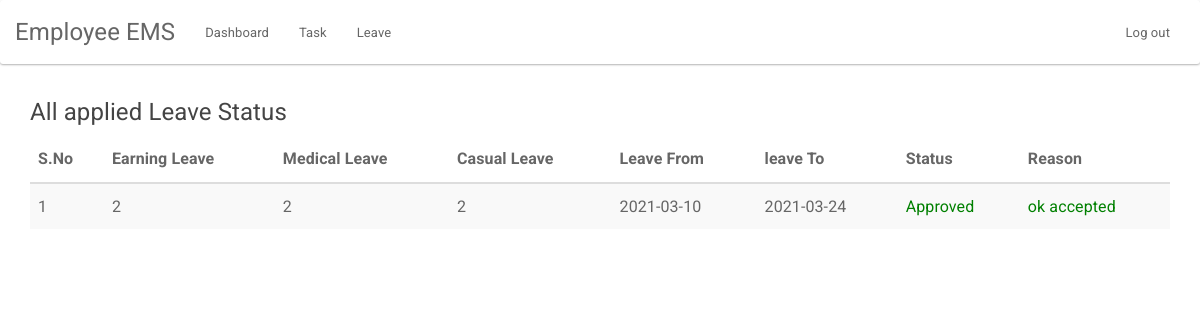
/employee/applied-leave.php (signed in), run on the app's committed database.
### tables this page shows
CREATE TABLE `applied_leave` (
  `id` int(255) NOT NULL,
  `l_from` varchar(1000) NOT NULL,
  `l_to` varchar(1000) NOT NULL,
  `e_leave` int(255) NOT NULL,
  `m_leave` int(255) NOT NULL,
  `c_leave` int(255) NOT NULL,
  `apply_by` int(11) NOT NULL,
  `status` varchar(1000) NOT NULL,
  `comment` text NOT NULL,
  `applied_date` timestamp NOT NULL DEFAULT current_timestamp()
);

### employee/applied-leave.php (the view, shortened to what this page needs)
<?php include "../auth/auth.php";?>
<html>
<head>
    <link rel="stylesheet" href="../css/style.css">
</head>
<body>
<?php include "header.php";?>
<div class="container">
<h4>All applied Leave Status</h4>
    <table class="table table-striped table-hover ">
        <thead>
        <tr>
            <th>S.No</th>
            <th>Earning Leave</th>
            <th>Medical Leave</th>
            <th>Casual Leave</th>
            <th>Leave From</th>
            <th>leave To</th>
            <th>Status</th>
            <th>Reason</th>
        </tr>
        </thead>
        <tbody>
        <?php
        $i=1;
        $user_id=$_SESSION['user_id'];
        $query="SELECT * from `applied_leave` where `apply_by` = $user_id";
        $res=mysqli_query($conn,$query);
        $count=mysqli_num_rows($res);
        if($count>0)
        {
            while($row=mysqli_fetch_array($res))
            {
                ?>
                <tr>
                    <td ><?php echo $i;?></td>
                    <td class="mleave"><?php echo $row['e_leave'];?></td>
                    <td class="mleave"><?php echo $row['m_leave'];?></td>
                    <td class="cleave"><?php echo $row['c_leave'];?></td>
                    <td ><?php echo $row['l_from'];?></td>
                    <td class="eleave"><?php echo $row['l_to'];?></td>
                    <td class="v_from" style="color:green;"><?php echo $row['status'];?></td>
                    <td  style="color:green;"><?php echo $row['comment'];?></td>
                </tr>
                <?php
                $i++;}
        }
        else{
            echo"No Record Found";
        }?>
        </tbody>
    </table>
</div>
</body>
</html>

### data on the page
applied_leave: e_leave "2", m_leave "2", c_leave "2", l_from "2021-03-10", l_to "2021-03-24", status "Approved", comment "ok accepted"
